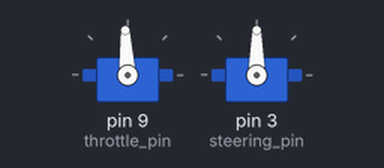
The sketch below on a simulated Arduino Uno, built with avr-gcc and run on an emulated ATmega328P. Shown: 2 × servo.

Above: at 0.75 s.
At 8.95 s:
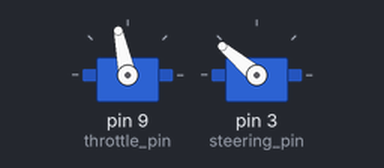
At 12.85 s:
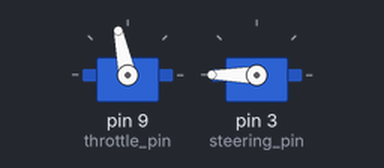
At 17.25 s:
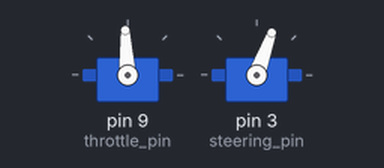
Timing chart, 0 to 28.7 s (numbered marks = the images above):
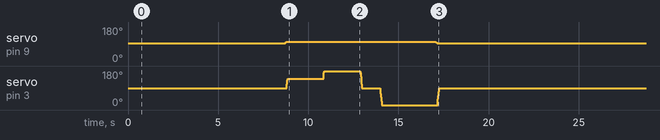

The sketch:

driving_code_.ino
```cpp
#include <Servo.h>

byte throttle_pin = 9;
byte steering_pin = 3;
int cur_speed = 1650;
int cur_pos = 90;

Servo throttle_servo;
Servo steering_servo;

void setup() {
    //Serial.begin(9600);
    throttle_servo.attach(throttle_pin);
    steering_servo.attach(steering_pin);

    throttle_servo.writeMicroseconds(1500); // send stop signal

    delay(700);
}

void loop() {
    // set to 2/5 max speed
    delay(6000);
    // cur_speed = 1700;
    // throttle_servo.writeMicroseconds(cur_speed);
    // cur_pos = 140;
    // steering_servo.write(cur_pos);
    // delay(4000);
    cur_speed = 1500;
    cur_pos = 90;
    throttle_servo.writeMicroseconds(cur_speed);
    steering_servo.write(cur_pos);

    delay(2000);
    speed_up(1600, 10);
    turn_right(140, 10);
    delay(2000);
    turn_right(180, 10);
    delay(2000);
    turn_left(90, 10);
    delay(1000);
    turn_left(0, 10);
    delay(3000);
    speed_down(1500,10);
    turn_right(90,10);
    delay(5000);
}

void turn_right(int position, int time_delay) {
  int pos_dif = position - cur_pos;
  if (position > cur_pos) {
    for (int i = 0; i < pos_dif; i += 10) {
      cur_pos += 10;
      steering_servo.write(cur_pos);
      delay(time_delay);
    }
  }
}

void turn_left(int position, int time_delay) {
  int pos_dif = cur_pos - position;
  if (position < cur_pos) {
    for (int i = 0; i < pos_dif; i += 10) {
      cur_pos -= 10;
      steering_servo.write(cur_pos);
      delay(time_delay);

    }
  }
}

void speed_up(int new_speed, int time_delay) {
  // Serial.println(cur_speed);
  // Serial.println(new_speed);
  int speed_dif = new_speed -cur_speed;
  if (new_speed > cur_speed) {
    for (int i = 0; i < speed_dif; i += 10) {
      cur_speed += 10;
      throttle_servo.writeMicroseconds(cur_speed);
      delay(time_delay);
      // Serial.println(i);
      // Serial.println(cur_speed);
    }
  }
}

void speed_down(int new_speed, int time_delay) {
  //throttle_servo.writeMicroseconds(1500);
  int speed_dif = cur_speed - new_speed;
  if (new_speed < cur_speed) {
    for (int i = 0; i < speed_dif; i += 10) {
      cur_speed -= 10;
      throttle_servo.writeMicroseconds(cur_speed);
      delay(time_delay);
    }
  }
}
```
